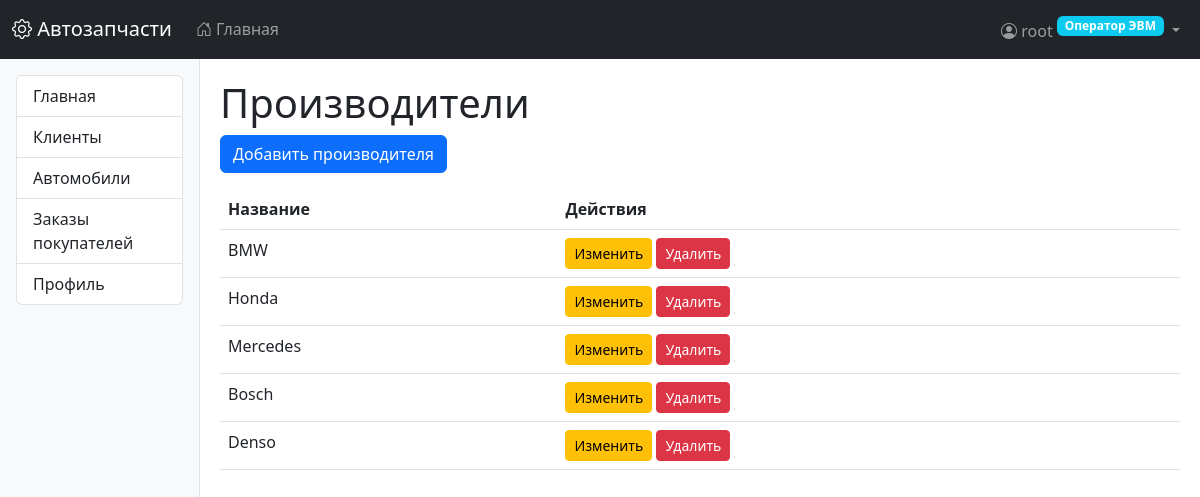
/parts/manufacturers/ (signed in), run on the app's committed database.
### users/models.py (models this page shows, shortened)
class CustomUser(AbstractUser):
    class Role(models.TextChoices):
        OPERATOR = 'operator', _('Оператор ЭВМ')
        PARTS_MANAGER = 'parts_manager', _('Менеджер по деталям')
        ORDERS_MANAGER = 'orders_manager', _('Менеджер по заказам')
        SUPPLY_MANAGER = 'supply_manager', _('Менеджер по поставкам')
        STOREKEEPER = 'storekeeper', _('Кладовщик')
        DELIVERY_MANAGER = 'delivery_manager', _('Начальник службы доставки')
        DRIVER = 'driver', _('Водитель службы доставки')
    role = models.CharField(
        max_length=20,
        choices=Role.choices,
        default=Role.OPERATOR,
        verbose_name=_('Роль')
    )
    phone = models.CharField(max_length=20, blank=True, null=True, verbose_name=_('Телефон'))
    address = models.TextField(blank=True, null=True, verbose_name=_('Адрес'))
    delivery_preference = models.BooleanField(
        default=False,
        verbose_name=_('Требуется доставка')
    )
    groups = models.ManyToManyField(
        Group,
        verbose_name=_('Группы'),
        blank=True,
        related_name="custom_user_set",
        related_query_name="custom_user",
    )
    user_permissions = models.ManyToManyField(
        Permission,
        verbose_name=_('Права пользователя'),
        blank=True,
        related_name="custom_user_set",
        related_query_name="custom_user",
    )
    class Meta:
        verbose_name = _('Пользователь')
        verbose_name_plural = _('Пользователи')

### parts/models.py (models this page shows, shortened)
class Manufacturer(models.Model):
    name = models.CharField('Название производителя', max_length=100, unique=True)
    class Meta:
        verbose_name = 'Производитель'
        verbose_name_plural = 'Производители'

### parts/views.py (the view)
# urls.py: path('manufacturers/', views.ManufacturerListView.as_view(), name='manufacturer_list'),
class ManufacturerListView(LoginRequiredMixin, RoleRequiredMixin, ListView):
    model = Manufacturer
    template_name = 'parts/manufacturer_list.html'
    context_object_name = 'manufacturers'
    allowed_roles = ['parts_manager']

### core/mixins.py (called while the page is built)
    def test_func(self):
        if not self.request.user.is_authenticated:
            return False
        if self.request.user.is_superuser:
            return True
        if self.request.user.role in self.allowed_roles:
            return True
        raise PermissionDenied("У вас нет прав для доступа к этой странице")

### templates/parts/manufacturer_list.html
{% extends "base.html" %}
{% block content %}
<h1>Производители</h1>
<a href="{% url 'manufacturer_create' %}" class="btn btn-primary">Добавить производителя</a>
<table class="table mt-3">
    <thead>
        <tr>
            <th>Название</th>
            <th>Действия</th>
        </tr>
    </thead>
    <tbody>
        {% for manufacturer in manufacturers %}
        <tr>
            <td>{{ manufacturer.name }}</td>
            <td>
                <a href="{% url 'manufacturer_update' manufacturer.pk %}" class="btn btn-sm btn-warning">Изменить</a>
                <a href="{% url 'manufacturer_delete' manufacturer.pk %}" class="btn btn-sm btn-danger">Удалить</a>
            </td>
        </tr>
        {% empty %}
        <tr>
            <td colspan="2">Нет производителей</td>
        </tr>
        {% endfor %}
    </tbody>
</table>
{% endblock %}

### templates/base.html (shortened to what this page needs)
<!DOCTYPE html>
<html lang="ru">
<head>
    <link href="https://cdn.jsdelivr.net/npm/bootstrap@5.3.0/dist/css/bootstrap.min.css" rel="stylesheet">
    <link rel="stylesheet" href="https://cdn.jsdelivr.net/npm/bootstrap-icons@1.10.0/font/bootstrap-icons.css">
</head>
<body>
    <nav class="navbar navbar-expand-lg navbar-dark bg-dark">
        <div class="container-fluid">
            <a class="navbar-brand" href="{% url 'home' %}">
                <i class="bi bi-gear"></i> Автозапчасти
            </a>
            <div class="collapse navbar-collapse" id="navbarMain">
                <ul class="navbar-nav me-auto">
                    <li class="nav-item">
                        <a class="nav-link" href="{% url 'home' %}">
                            <i class="bi bi-house-door"></i> Главная
                        </a>
                    </li>
                </ul>
                <ul class="navbar-nav ms-auto">
                    {% if user.is_authenticated %}
                    <li class="nav-item dropdown">
                        <a class="nav-link dropdown-toggle" href="#" role="button" data-bs-toggle="dropdown">
                            <i class="bi bi-person-circle"></i>
                            {{ user.get_full_name|default:user.username }}
                            <span class="badge bg-info role-badge">{{ user.get_role_display }}</span>
                        </a>
                    </li>
                    {% else %}
                    <li class="nav-item">
                        <a class="nav-link" href="{% url 'login' %}">
                            <i class="bi bi-box-arrow-in-right"></i> Войти
                        </a>
                    </li>
                    {% endif %}
                </ul>
            </div>
        </div>
    </nav>
    <div class="container-fluid">
        <div class="row">
            {% if user.is_authenticated %}
            <div class="col-md-2 sidebar p-3">
                <div class="list-group">
                    {% for item in menu_items %}
                    <a href="{{ item.url }}" class="list-group-item list-group-item-action">
                        {{ item.title }}
                    </a>
                    {% endfor %}
                </div>
            </div>
            <div class="col-md-10 main-content">
            {% else %}
            <div class="col-12 main-content">
            {% endif %}
                {% block content %}{% endblock %}
            </div>
        </div>
    </div>
</body>
</html>

### templates/base.html (style rules this page uses)
.sidebar { min-height: calc(100vh - 56px); background-color: #f8f9fa; border-right: 1px solid #dee2e6; }
.main-content { padding: 20px; }
.role-badge { font-size: 0.75rem; vertical-align: super; }

### data on the page
CustomUser: get_full_name "root", role "Оператор ЭВМ"
Manufacturer: name "BMW"
Manufacturer: name "Honda"
Manufacturer: name "Mercedes"
Manufacturer: name "Bosch"
Manufacturer: name "Denso"

### other printed values
{{ item.title }} "Главная" "Клиенты" "Автомобили" "Заказы покупателей" "Профиль"
